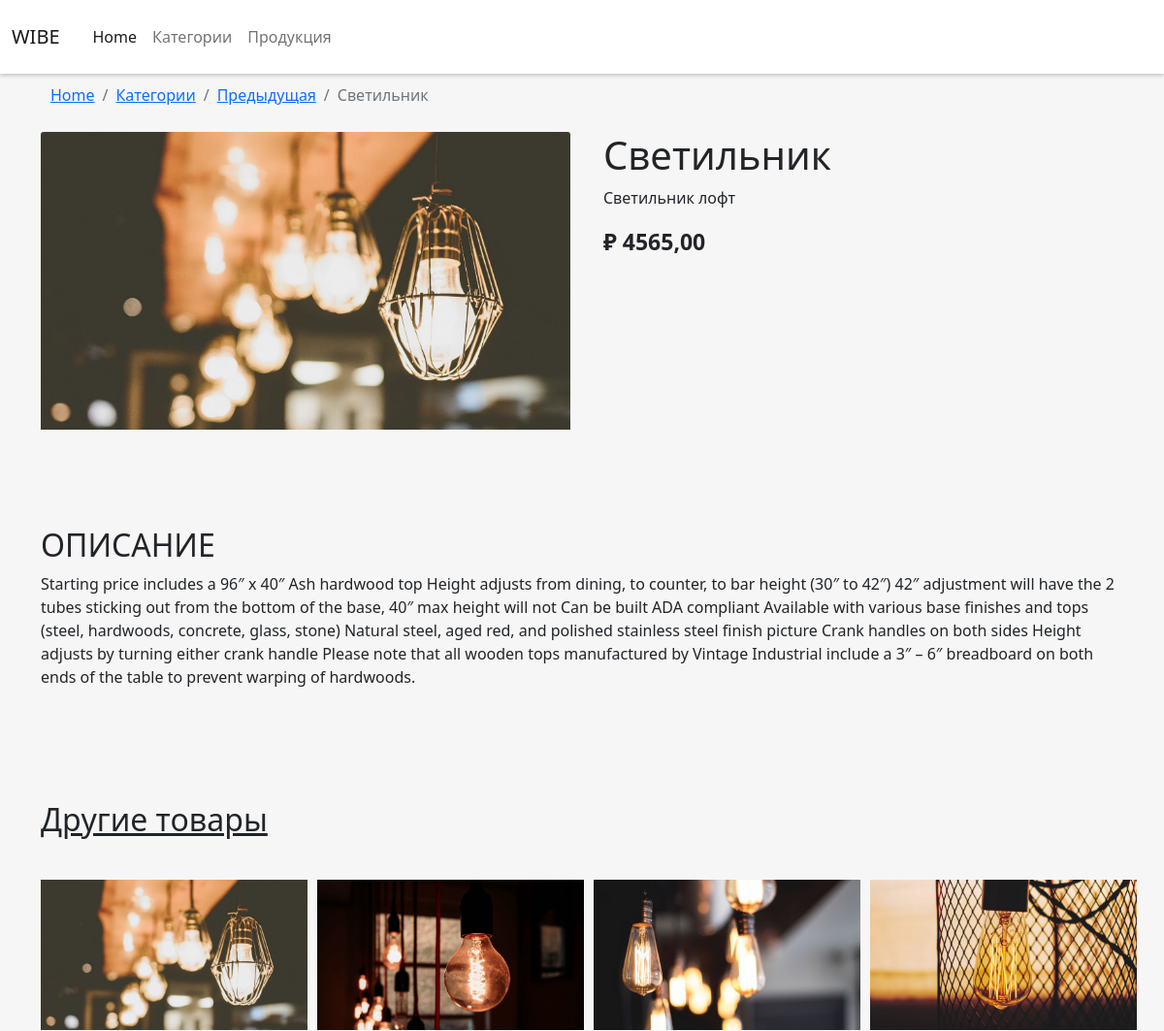
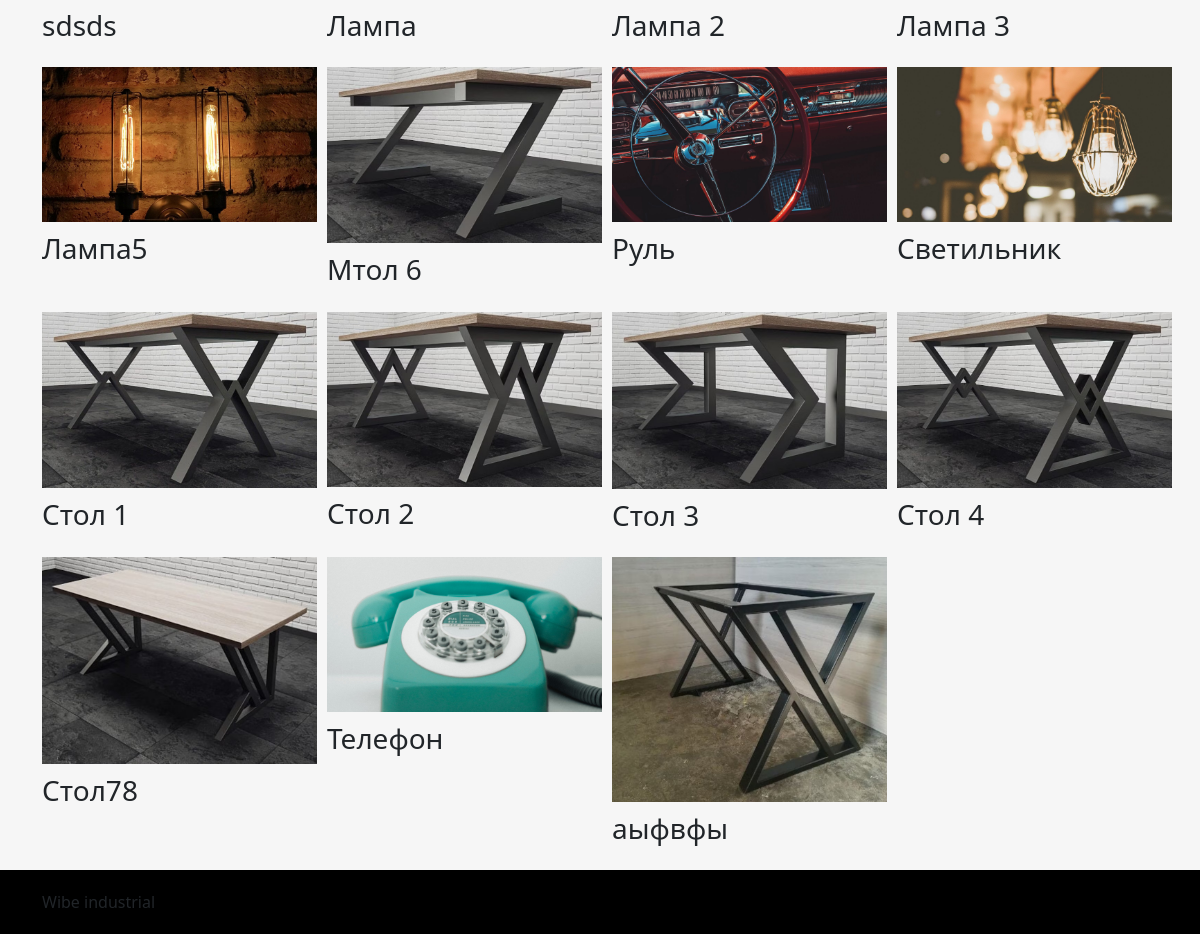
Page /2/svetilnik on the committed database (2 pictures, top to bottom).
### myshop/models.py (models this page shows, shortened)
class Product(models.Model):
    category = models.ForeignKey(Category,
                                 related_name='products',
                                 on_delete=models.CASCADE)
    name = models.CharField(max_length=150, db_index=True)
    slug = models.CharField(max_length=150, db_index=True, unique=True)
    image = models.ImageField(upload_to='product/%Y/%m/%d', blank=True)
    description = models.TextField(max_length=130, blank=True)
    description_b = models.TextField(max_length=800, blank=True)
    price = models.DecimalField(max_digits=10, decimal_places=2)
    available = models.BooleanField(default=True)
    created = models.DateTimeField(auto_now_add=True)
    uploaded = models.DateTimeField(auto_now=True)
    class Meta:
        ordering = ('name',)
        verbose_name = 'Товар'
        verbose_name_plural = 'Товары'
        index_together = (('id', 'slug'), )
    def get_absolute_url(self):
        return reverse('myshop:product_detail', args=[self.id, self.slug])

### myshop/views.py (the view)
# urls.py: path('<int:id>/<slug:slug>', views.product_detail,
def product_detail(request, id, slug):
    product = get_object_or_404(Product, id=id, slug=slug, available=True)
    products = Product.objects.all()
    return render(request, 'shop/product/my_detail.html',
                  {
                      'product': product,
                      'products': products
                  })

### myshop/templates/shop/product/my_detail.html (shortened to what this page needs)
{% load static %}
<!DOCTYPE html>
<html lang="en">
<head>
    <link href="{% static "css/bootstrap.min.css" %}" rel="stylesheet">
    <link href="{% static "css/style.css" %}" rel="stylesheet">
</head>
<body>
    <nav class="navbar sticky-top navbar-expand-lg navbar-light" style="background: white; box-shadow: 0 2px 4px rgba(0, 0, 0, .2);">
        <div class="container-fluid">
          <a class="navbar-brand" href="{% url 'myshop:home' %}">WIBE</a>
          <div class="collapse navbar-collapse" id="navbarNavAltMarkup" style="padding: 10px;">
            <div class="navbar-nav">
              <a class="nav-link active" aria-current="page" href="{% url 'myshop:home' %}">Home</a>
              <a class="nav-link" href="{% url 'myshop:category' %}">Категории</a>
              <a class="nav-link" href="{% url 'myshop:products' %}">Продукция</a>
              <a class="nav-link disabled" href="#" tabindex="-1" aria-disabled="true"></a>
            </div>
          </div>
        </div>
    </nav>
    <main role="main">
        <div class="container" style="background: rgb(246,246,246);">
            <div class="row">
                <div class="col-12" style="margin: 10px;">
                    <nav aria-label="breadcrumb">
                        <ol class="breadcrumb">
                          <li class="breadcrumb-item"><a href="{% url 'myshop:home' %}">Home</a></li>
                          <li class="breadcrumb-item"><a href="{% url 'myshop:category' %}">Категории</a></li>
                          <li class="breadcrumb-item"><a href="javascript:history.go(-1);">Предыдущая</a></li>
                          <li class="breadcrumb-item active" aria-current="page">{{ product.name }}</li>
                        </ol>
                    </nav>
                </div>
            </div>
            <div class="row">
                <div class="col-xxl-5 col-xl-6 col-md-6 col-sm-12">
                    <img src="{{ product.image.url }}" class="card-img-top" alt="...">
                </div>
                <div class="col-xxl-7 col-xl-6 col-md-6 col-sm-12">
                    <div style="padding-left: 10px;">
                        <h1>{{ product.name }}</h1>
                        <p>
                            {{ product.description }}
                        </p>
                        <p style="font-weight: 600; font-size: 23px" class="price">₽ {{ product.price }}</p>
                    </div>
                </div>
            </div>
            <div class="row" style="padding-top: 100px;">
                <div class="col-12">
                    <h2>ОПИСАНИЕ</h2>
                    <p>
                        {{ product.description_b }}
                    </p>
                </div>
            </div>
            <div class="row" style="padding-top: 100px;">
                <div class="row" style="padding-bottom: 35px;">
                    <div class="col-12">
                        <h2><u>Другие товары</u></h2>
                    </div>
                </div>
                {% for p in products %}
                <div class="col-xxl-3 col-xl-3 col-md-6 col-sm-12">
                    <a href="{{ p.get_absolute_url }}"><img src="{{ p.image.url }}" alt="..." style="width: 275px;"></a>
                    <h3 style="padding-top: 10px; margin-bottom: 25px;">{{ p.name }}</h3>
                </div>
                {% endfor %}
            </div>
        </div>
    </main>
    <footer role="contentinfo">
        <div class="container">
            Wibe industrial
        </div>
    </footer>
</body>
</html>

### myshop/static/css/style.css (style rules this page uses)
html { height: 100%; }
body { margin: 0; min-height: 100%; display: grid; grid-template-rows: auto 1fr auto; }
main { background: rgb(246,246,246); }
footer { background: black; padding: 20px; }

### rows in the picture
Product: name "Светильник", image (picture), description "Светильник лофт", price "4565,00", description_b "Starting price includes a 96″ x 40″ Ash hardwood top Height adjusts from dining, to counter, to bar height (30″ to 42″) 42″ adjustment will have the 2 tubes sticking out from the bottom of the base, 40″ max height will not Can be built ADA compliant Available with various base finishes and tops (steel, hardwoods, concrete, glass, stone) Natural steel, aged red, and polished stainless steel finish picture Crank handles on both sides Height adjusts by turning either crank handle Please note that all wooden tops manufactured by Vintage Industrial include a 3″ – 6″ breadboard on both ends of the table to prevent warping of hardwoods."
Product: image (picture), name "sdsds"
Product: image (picture), name "Лампа"
Product: image (picture), name "Лампа 2"
Product: image (picture), name "Лампа 3"
Product: image (picture), name "Лампа5"
Product: image (picture), name "Мтол 6"
Product: image (picture), name "Руль"
Product: image (picture), name "Стол 1"
Product: image (picture), name "Стол 2"
Product: image (picture), name "Стол 3"
Product: image (picture), name "Стол 4"
Product: image (picture), name "Стол78"
Product: image (picture), name "Телефон"
Product: image (picture), name "аыфвфы"
